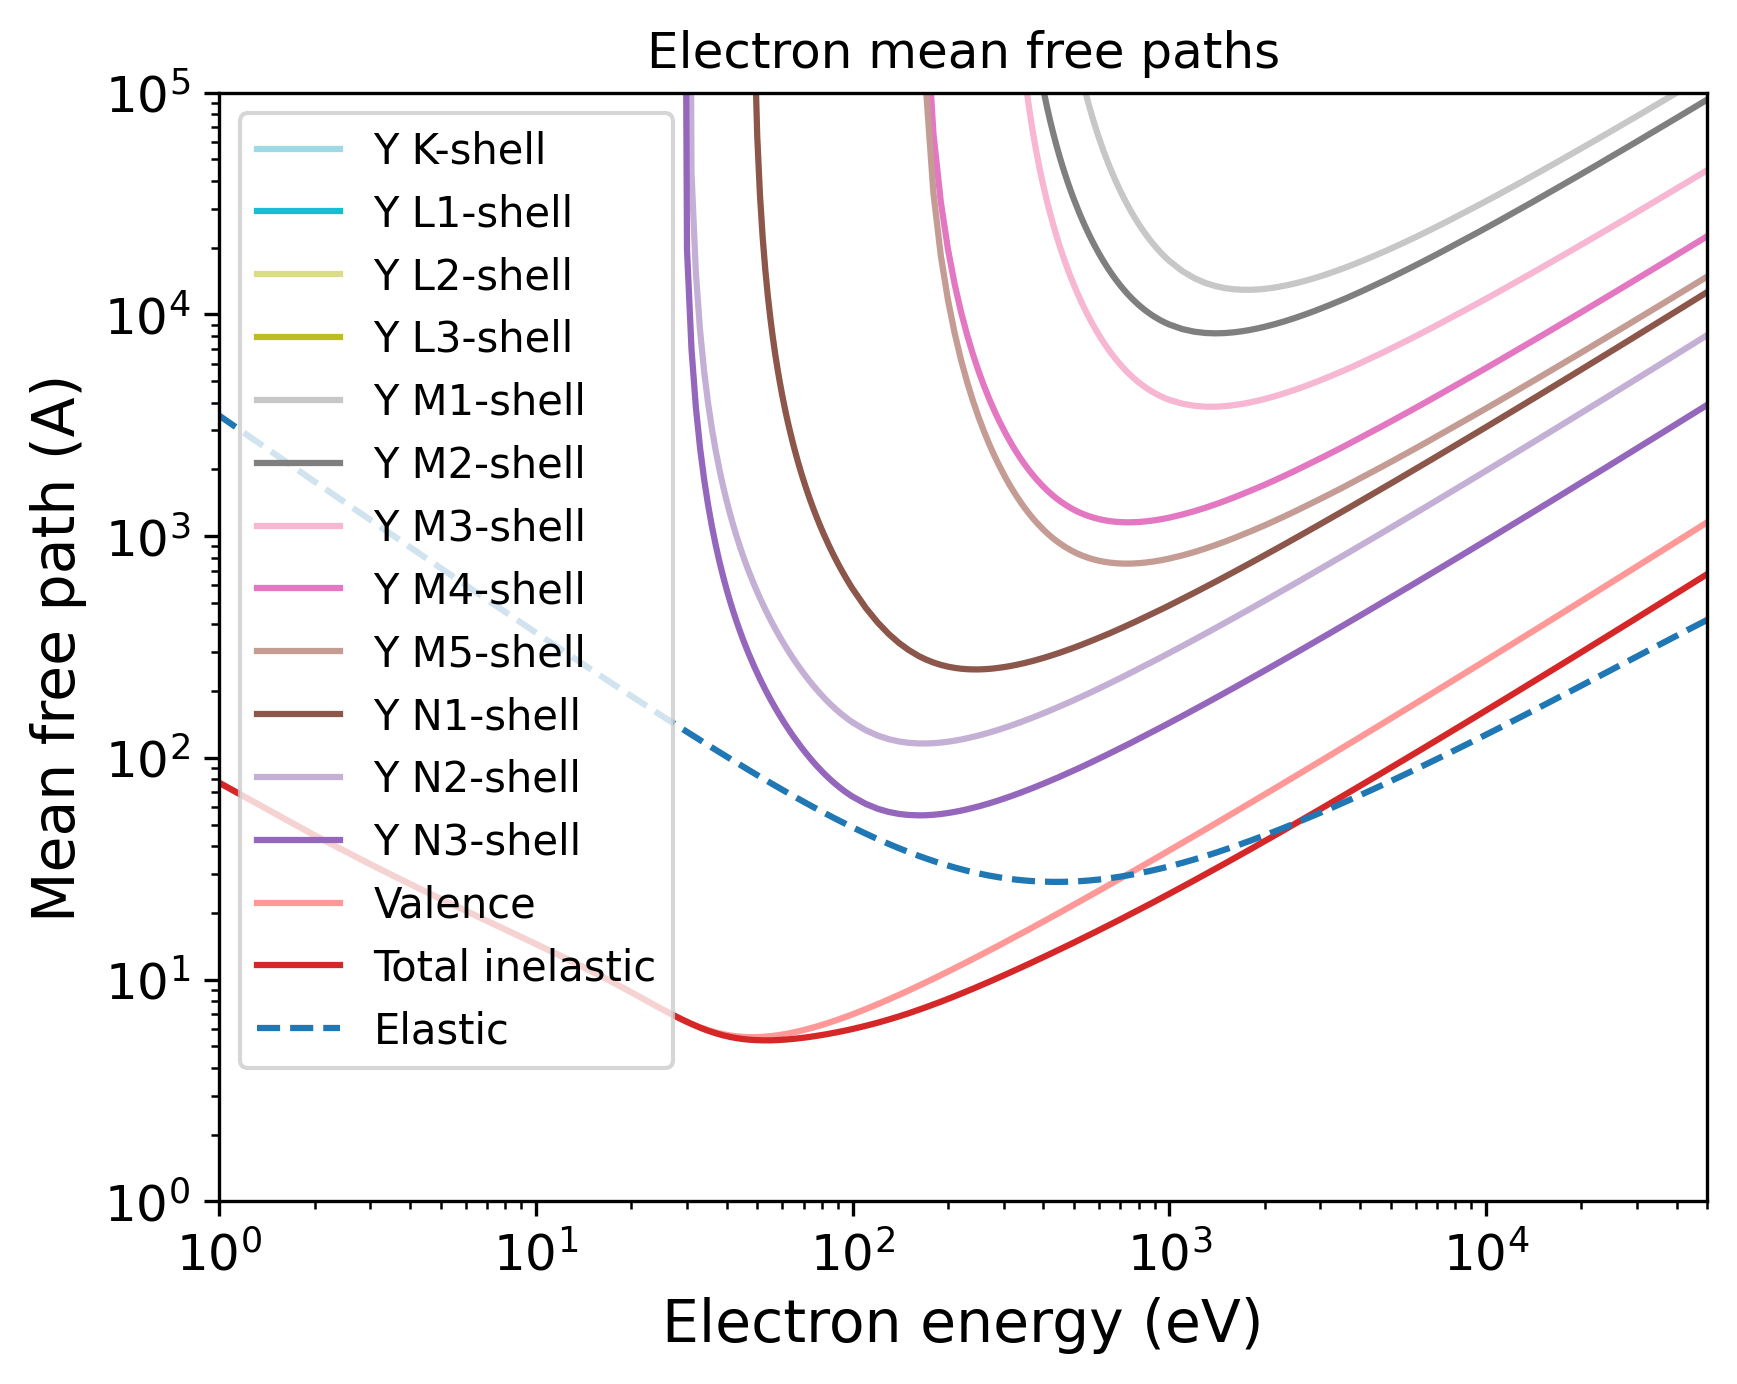

Here is the Python script that generated this plot:
import pandas as pd
import numpy as np
import matplotlib.pyplot as plt
import matplotlib.cm as cm
# Set the format:
plt.xlabel("Electron energy (eV)", fontsize=14)
plt.ylabel("Mean free path (A)", fontsize=14)
plt.xticks(fontsize=12)
plt.yticks(fontsize=12)
plt.grid(False)
# Set the axes:
# Read the output file:
df = pd.read_csv(r"OUTPUT_Y_Electron_IMFP.dat", sep=r'\s+', header=None, comment="#", skipinitialspace=True)
plt.xscale("log")
plt.yscale("log")
# Prepare the plot:
columns_to_plot = [ 1, 2, 3, 4, 5, 6, 7, 8, 9, 10, 11, 12, 13, 14]
labels = [ "Y K-shell", "Y L1-shell", "Y L2-shell", "Y L3-shell", "Y M1-shell", "Y M2-shell", "Y M3-shell", "Y M4-shell", "Y M5-shell", "Y N1-shell", "Y N2-shell", "Y N3-shell", "Valence", "Total inelastic"]
# Create N distinct colors from a colormap
N = len(columns_to_plot)
colors = plt.cm.tab20(np.linspace(1, 0, 20))
# Set line styles:
linestyles = [ "-", "-", "-", "-", "-", "-", "-", "-", "-", "-", "-", "-", "-", "-"]
for i, col in enumerate(columns_to_plot):
    color = colors[i % len(colors)]
    ls    = linestyles[i % len(linestyles)]
    label = labels[i % len(labels)]
    plt.plot(df.iloc[:, 0], df.iloc[:, col],
    color=color,
    label=label,
    linestyle=ls)
# Add a curve from the second file
df2 = pd.read_csv(r"OUTPUT_Y_Electron_EMFP.dat", sep=r'\s+', header=None, comment="#", skipinitialspace=True)
columns_to_plot2 = [ 2]
labels2 = [ "Elastic"]
# Create second part of the plot:
for col, label in zip(columns_to_plot2, labels2):
    plt.plot(df2.iloc[:, 0], df2.iloc[:, col], label=label, linestyle="--")
plt.xlim(1.00000000,50000.00000000)
plt.ylim(1.00000000,100000.00000000)
plt.title("Electron mean free paths")
plt.legend(loc="best", fontsize=10)
# Save the plot in this format:
plt.savefig("OUTPUT_MFP_electron.png", dpi=300, bbox_inches="tight")
